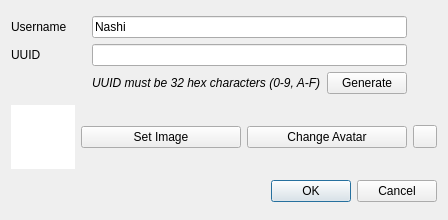
<?xml version="1.0" encoding="UTF-8"?>
<ui version="4.0">
 <class>NewUserDialog</class>
 <widget class="QDialog" name="NewUserDialog">
  <property name="geometry">
   <rect>
    <x>0</x>
    <y>0</y>
    <width>448</width>
    <height>220</height>
   </rect>
  </property>
  <property name="windowTitle">
   <string>New User</string>
  </property>
  <layout class="QGridLayout" name="gridLayout_2">
   <item row="2" column="1" colspan="3">
    <widget class="QDialogButtonBox" name="buttonBox">
     <property name="orientation">
      <enum>Qt::Orientation::Horizontal</enum>
     </property>
     <property name="standardButtons">
      <set>QDialogButtonBox::StandardButton::Cancel|QDialogButtonBox::StandardButton::Ok</set>
     </property>
    </widget>
   </item>
   <item row="1" column="2">
    <widget class="QPushButton" name="setAvatar">
     <property name="text">
      <string>Change Avatar</string>
     </property>
    </widget>
   </item>
   <item row="1" column="1">
    <widget class="QPushButton" name="selectImage">
     <property name="text">
      <string>Set Image</string>
     </property>
    </widget>
   </item>
   <item row="1" column="3">
    <widget class="QToolButton" name="revert">
     <property name="text">
      <string/>
     </property>
    </widget>
   </item>
   <item row="0" column="0" colspan="4">
    <layout class="QGridLayout" name="gridLayout">
     <item row="1" column="0">
      <widget class="QLabel" name="label">
       <property name="text">
        <string>UUID</string>
       </property>
      </widget>
     </item>
     <item row="0" column="1" colspan="2">
      <widget class="QLineEdit" name="username">
       <property name="text">
        <string>Nashi</string>
       </property>
      </widget>
     </item>
     <item row="1" column="1" colspan="2">
      <widget class="QLineEdit" name="uuid"/>
     </item>
     <item row="0" column="0">
      <widget class="QLabel" name="label_2">
       <property name="text">
        <string>Username</string>
       </property>
      </widget>
     </item>
     <item row="2" column="1">
      <widget class="QLabel" name="label_3">
       <property name="font">
        <font>
         <italic>true</italic>
        </font>
       </property>
       <property name="text">
        <string>UUID must be 32 hex characters (0-9, A-F)</string>
       </property>
      </widget>
     </item>
     <item row="2" column="2">
      <widget class="QPushButton" name="generate">
       <property name="text">
        <string>Generate</string>
       </property>
      </widget>
     </item>
     <item row="1" column="3">
      <widget class="QLabel" name="uuidVerified">
       <property name="sizePolicy">
        <sizepolicy hsizetype="Fixed" vsizetype="Preferred">
         <horstretch>0</horstretch>
         <verstretch>0</verstretch>
        </sizepolicy>
       </property>
       <property name="minimumSize">
        <size>
         <width>24</width>
         <height>0</height>
        </size>
       </property>
      </widget>
     </item>
     <item row="0" column="3">
      <widget class="QLabel" name="usernameVerified">
       <property name="text">
        <string/>
       </property>
      </widget>
     </item>
    </layout>
   </item>
   <item row="1" column="0">
    <widget class="QGraphicsView" name="image">
     <property name="sizePolicy">
      <sizepolicy hsizetype="Expanding" vsizetype="Expanding">
       <horstretch>0</horstretch>
       <verstretch>0</verstretch>
      </sizepolicy>
     </property>
     <property name="minimumSize">
      <size>
       <width>64</width>
       <height>64</height>
      </size>
     </property>
     <property name="maximumSize">
      <size>
       <width>64</width>
       <height>64</height>
      </size>
     </property>
     <property name="frameShape">
      <enum>QFrame::Shape::NoFrame</enum>
     </property>
     <property name="frameShadow">
      <enum>QFrame::Shadow::Plain</enum>
     </property>
     <property name="verticalScrollBarPolicy">
      <enum>Qt::ScrollBarPolicy::ScrollBarAlwaysOff</enum>
     </property>
     <property name="horizontalScrollBarPolicy">
      <enum>Qt::ScrollBarPolicy::ScrollBarAlwaysOff</enum>
     </property>
     <property name="interactive">
      <bool>false</bool>
     </property>
    </widget>
   </item>
  </layout>
 </widget>
 <resources/>
 <connections>
  <connection>
   <sender>buttonBox</sender>
   <signal>accepted()</signal>
   <receiver>NewUserDialog</receiver>
   <slot>accept()</slot>
   <hints>
    <hint type="sourcelabel">
     <x>248</x>
     <y>254</y>
    </hint>
    <hint type="destinationlabel">
     <x>157</x>
     <y>274</y>
    </hint>
   </hints>
  </connection>
  <connection>
   <sender>buttonBox</sender>
   <signal>rejected()</signal>
   <receiver>NewUserDialog</receiver>
   <slot>reject()</slot>
   <hints>
    <hint type="sourcelabel">
     <x>316</x>
     <y>260</y>
    </hint>
    <hint type="destinationlabel">
     <x>286</x>
     <y>274</y>
    </hint>
   </hints>
  </connection>
 </connections>
</ui>
